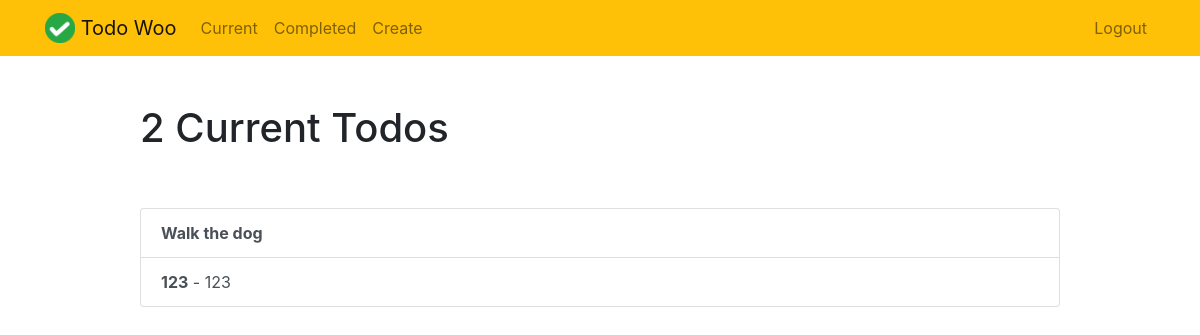
/current/ (signed in), run on an earlier commit of the app's database.
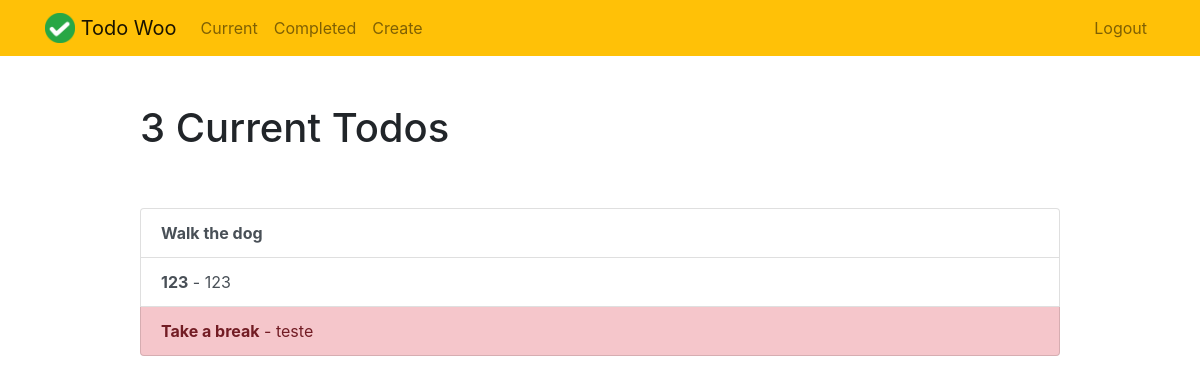
And on a later commit of the database.
### todo/models.py (models this page shows, shortened)
class Todo(models.Model):
    title = models.CharField(max_length=100)
    memo = models.TextField(blank=True)
    created = models.DateTimeField(auto_now_add=True)
    datecompleted = models.DateTimeField(null=True, blank=True)
    important = models.BooleanField(default=False)
    user = models.ForeignKey(User, on_delete=models.CASCADE)

### todo/views.py (the view)
# urls.py: path('current/', views.currenttodos, name='currenttodos'),
@login_required
def currenttodos(request):
    todos = Todo.objects.filter(user=request.user, datecompleted__isnull=True)
    return render(request, 'todo/currenttodos.html', {'todos':todos})

### todo/templates/todo/currenttodos.html
{% extends "todo/base.html" %}
{% block content %}
    <div class="row justify-content-center mt-5">
        <div class="col-md-10">
            {% if todos %}
                 <h1>{{ todos.count }} Current Todo{{ todos.count|pluralize }}</h1>
            {% else %}
                           <h1>Current Todos</h1>
            {% endif %}
        </div>
    </div>
    <div class="row justify-content-center mt-5">
        <div class="col-md-10">
        {% if todos %}
            <div class="list-group">
                {% for todo in todos %}
                    <a href="{% url 'viewtodo' todo.id %}" class="list-group-item list-group-item-action{% if todo.important %} list-group-item-danger{% endif %}"><b>{{ todo.title }}</b>{% if todo.memo %} - {{ todo.memo|truncatechars:30 }}{% endif %}</a>
                {% endfor %}
            </div>
        {% else %}
            <div class="text-center">
                <h2>Looks like you don't have any todos! Nice work.</h2>
            <br>
            <a role="button" class="btn btn-primary" href="{% url 'createtodo' %}">New Todo</a>
            </div>
        {% endif %}
        </div>
    </div>
{% endblock %}

What changed in the data, as far as the page shows it:
added Todo: title "Take a break", memo "teste", important True (drawn)
Also different on the page:
{{ todos.count }}: "2" → "3"
